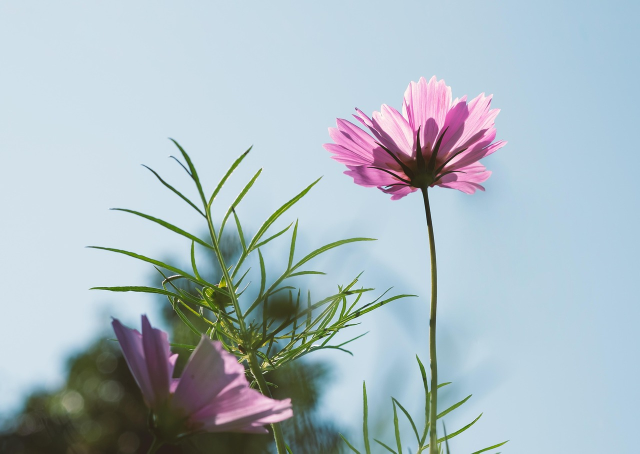
//> input picture opencv_project/resources/test_image.png, 1280 x 907 px (shown at 1/2 size)
$ ./main   (built with g++ and OpenCV 4)
//> lines starting //> are read from the running program, lines starting //| are printed output that depends on the picture; after the words box and inside, x2 and y2 are one past the last pixel; in counts of white or black regions, pixels touching at a corner belong together
#include <opencv2/opencv.hpp>
#include <iostream>
#include <string>
#include <filesystem>

using namespace cv;
using namespace std;
namespace fs = std::filesystem;

#ifdef OUTPUT_DIR
    const string outputDir = OUTPUT_DIR; // 使用 CMake 定义的输出目录
#else
    const string outputDir = "output"; // 默认输出目录
#endif

void saveImageToOutputFolder(const Mat& img, const string& baseFileName) {
    // 确保输出目录存在
    if (!fs::exists(outputDir)) {
        fs::create_directory(outputDir);
    }

    // 自动添加扩展名，例如使用 .png
    string fileNameWithExt = baseFileName + ".png"; // 或者 ".jpg"
    string fullPath = outputDir + "/" + fileNameWithExt;

    bool success = imwrite(fullPath, img);
    if (success) {
        cout << "图像已成功保存至: " << fullPath << endl;
    } else {
        cout << "错误：无法保存图像至: " << fullPath << endl;
        // 这个错误信息会帮助你定位问题
    }
}

int main() {

 //-----------------------TASK_1:实现基础图像处理操作，需要对于任务给定的图片进行以下操作------------------------------//

    // 1. 读取图像
    Mat originalImage = imread("/home/coordsys/zbx/opencv_project/resources/test_image.png");
//> originalImage is the input picture: 907 rows x 1280 cols, CV_8UC3; mean B, G, R 195.1, 187.3, 171.9
    if (originalImage.empty()) {
        cout << "错误：无法读取图像，请检查路径！" << endl;
        return -1;
    }
    saveImageToOutputFolder(originalImage, "TASK_1原始图像");

    // --- 分离任务：创建副本用于绘制 ---
    Mat imageForDrawing = originalImage.clone(); // 创建原始图像的副本
    // --- 图像处理和特征提取使用原始图像 ---
    // 图像颜色空间转换
    Mat grayImage, hsvImage;
    cvtColor(originalImage, grayImage, COLOR_BGR2GRAY); // 使用 originalImage
    saveImageToOutputFolder(grayImage, "TASK_1灰度图");
    cvtColor(originalImage, hsvImage, COLOR_BGR2HSV); // 使用 originalImage
//> hsvImage: 907 rows x 1280 cols, CV_8UC3; mean H, S, V 96.2, 52.1, 201.5
    saveImageToOutputFolder(hsvImage, "TASK_1hsv图");

    // 应用各种滤波操作
    Mat meanFiltered, gaussianFiltered;
    blur(originalImage, meanFiltered, Size(5, 5));
    saveImageToOutputFolder(meanFiltered, "TASK_1均值滤波");
    GaussianBlur(originalImage, gaussianFiltered, Size(5, 5), 0);
    saveImageToOutputFolder(gaussianFiltered, "TASK_1高斯滤波");

    // 提取红色区域
    vector<Scalar> lowerRed = {Scalar(0, 80, 80), Scalar(150, 80, 80)}; // 放宽后的下限
    vector<Scalar> upperRed = {Scalar(20, 255, 255), Scalar(180, 255, 255)}; // 放宽后的上限

    Mat mask1, mask2;
    inRange(hsvImage, lowerRed[0], upperRed[0], mask1);
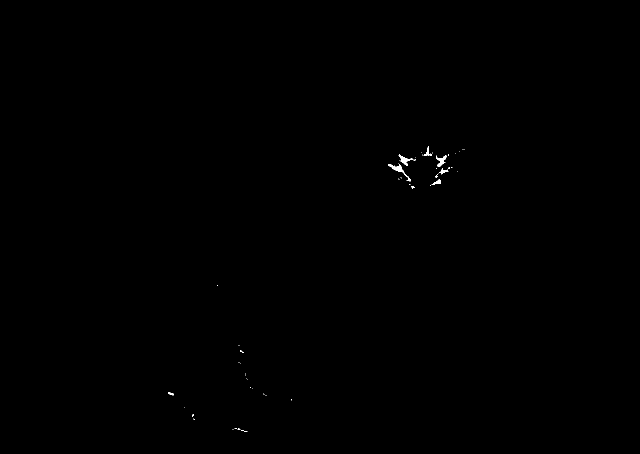
//> mask1: 907 rows x 1280 cols, CV_8UC1 (shown at 1/2 size); 0.11% white; 51 white regions (44 under 20 px), largest, box (x1, y1, x2, y2) and area: (776, 327, 822, 363) 297, (797, 308, 832, 332) 224, (872, 311, 894, 334) 212
    inRange(hsvImage, lowerRed[1], upperRed[1], mask2);
//> mask2: 907 rows x 1280 cols, CV_8UC1; 2.9% white; 75 white regions (61 under 20 px), largest, box (x1, y1, x2, y2) and area: (842, 201, 1002, 386) 12403, (654, 237, 835, 400) 11407, (368, 760, 513, 840) 4198

    Mat mask = mask1 + mask2; // 合并掩膜
//> mask: 907 rows x 1280 cols, CV_8UC1; 3% white; 95 white regions (82 under 20 px)
    saveImageToOutputFolder(mask, "TASK_1提取红色区域的掩膜");

    // 寻找红色区域的轮廓
    vector<vector<Point>> contours;
    findContours(mask, contours, RETR_EXTERNAL, CHAIN_APPROX_SIMPLE);
//> contours = 95 contours, 84 with area under 20; largest, box (x1, y1, x2, y2) and area: (842, 201, 1002, 386) 12292, (654, 237, 835, 400) 11370, (368, 760, 513, 840) 4004, (707, 184, 838, 332) 3278, (289, 684, 315, 738) 633

    // 在副本上绘制圆形、方形和文字
    circle(imageForDrawing, Point(300, 300), 100, Scalar(0, 255, 0), 2); // 绿色圆轮廓
    rectangle(imageForDrawing, Point(400, 100), Point(600, 300), Scalar(255, 0, 0), 2); // 蓝色方形轮廓
    putText(imageForDrawing, "Hello OpenCV", Point(100, 100), FONT_HERSHEY_SIMPLEX, 2, Scalar(0, 0, 255), 2); // 红色文字
    saveImageToOutputFolder(imageForDrawing, "TASK_1绘制图形后的图像");

    Mat imageWithContours = originalImage.clone(); // 再次使用原始图像作为基础
    for (size_t i = 0; i < contours.size(); i++) {
        double area = contourArea(contours[i]);
        if (area > 100) { // 忽略小面积区域
            Rect boundingBox = boundingRect(contours[i]);
            rectangle(imageWithContours, boundingBox.tl(), boundingBox.br(), Scalar(0, 255, 0), 2); // 绘制绿色bounding box
            drawContours(imageWithContours, contours, i, Scalar(255, 0, 0), 2); // 蓝色外轮廓
            cout << "轮廓 " << i + 1 << " 的面积: " << area << endl;
        }
    }
//> this loop made 95 passes
//> (area, boundingBox) on passes 25, 27, 45, 51, 79, 87, 92, 94: (4004.5, Rect(368, 760, 145, 80)), (257.5, Rect(340, 760, 25, 24)), (365, Rect(320, 697, 27, 55)), (633, Rect(289, 684, 26, 54)), (11370.5, Rect(654, 237, 181, 163)), (12291.5, Rect(842, 201, 160, 185)), (160.5, Rect(873, 187, 8, 43)), (3278, Rect(707, 184, 131, 148))
//> area on pass 14: 27
//| 轮廓 25 的面积: 4004.5
//| 轮廓 27 的面积: 257.5
//| 轮廓 45 的面积: 365
//| 轮廓 51 的面积: 633
//| 轮廓 79 的面积: 11370.5
//| 轮廓 87 的面积: 12291.5
//| 轮廓 92 的面积: 160.5
//| 轮廓 94 的面积: 3278
//> (output is shown up to pass 94 of 95)
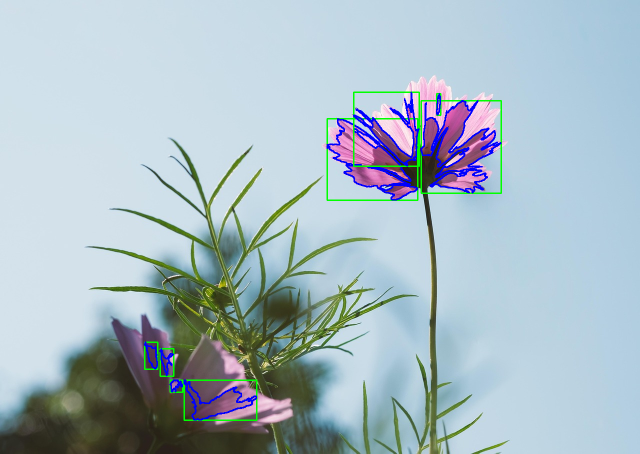
//> imageWithContours: 907 rows x 1280 cols, CV_8UC3 (shown at 1/2 size); 2.03% of pixels changed, all inside (x1, y1, x2, y2) = (288, 183, 1004, 842)
    saveImageToOutputFolder(imageWithContours, "TASK_1带有红色区域轮廓的图像"); // 显示在原始图像上的检测结果

    // 提取高亮颜色区域并对其进行形态学处理（这里是灰度图像与二值图像）
    // 分离HSV通道
    vector<Mat> channels;
    split(hsvImage, channels);
    Mat vChannel = channels[2];
    Mat binaryVChannel;
    vChannel.copyTo(binaryVChannel);

    // 对V通道的副本进行二值化处理，提取高亮区域
    threshold(binaryVChannel, binaryVChannel, 0, 255, THRESH_BINARY + THRESH_OTSU);
//> binaryVChannel: 907 rows x 1280 cols, CV_8UC1; 82% white; 85 black regions (71 under 20 px), largest, box (x1, y1, x2, y2) and area: (0, 278, 837, 907) 179427, (732, 241, 986, 907) 26363, (726, 760, 742, 907) 1174

    // 显示原始的V通道（灰度图像）
    saveImageToOutputFolder(vChannel, "TASK_1V通道灰度图像");

    // 显示二值化的V通道（二值图像）
    saveImageToOutputFolder(binaryVChannel, "TASK_1V通道二值化图像");

    // 腐蚀
    Mat erodedImage;
    Mat element = getStructuringElement(MORPH_RECT, Size(5, 5), Point(-1, -1));// 定义结构元素大小，例如 5x5
    erode(binaryVChannel, erodedImage, element); // 执行腐蚀
//> erodedImage: 907 rows x 1280 cols, CV_8UC1; 78.2% white; 19 black regions, largest, box (x1, y1, x2, y2) and area: (0, 276, 839, 907) 208207, (686, 213, 988, 907) 39897, (724, 758, 744, 907) 1826
    saveImageToOutputFolder(erodedImage, "TASK_1腐蚀后的图像"); // 保存腐蚀后的图像

    // 膨胀（这里指的是先腐蚀后膨胀的操作，即为开操作）
    Mat dilatedImage;
    dilate(erodedImage, dilatedImage, element);// 使用相同的结构元素
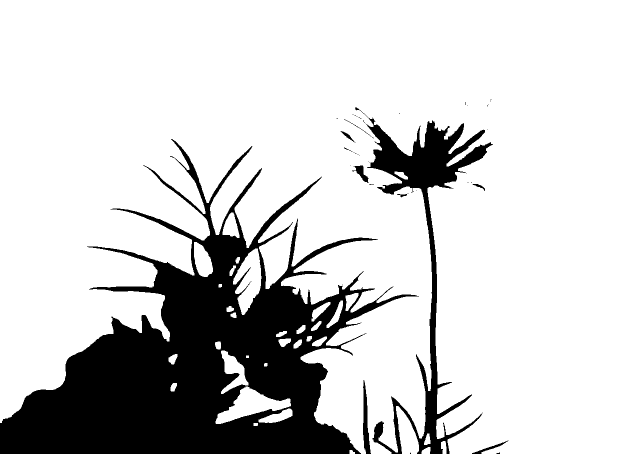
//> dilatedImage: 907 rows x 1280 cols, CV_8UC1 (shown at 1/2 size); 81.3% white; 43 black regions (33 under 20 px), largest, box (x1, y1, x2, y2) and area: (0, 278, 837, 907) 185267, (710, 215, 986, 907) 29138, (726, 760, 742, 907) 1182
    saveImageToOutputFolder(dilatedImage, "TASK_1先腐蚀后膨胀的图像");// 保存膨胀后的图像

    // 漫水
    Mat floodFilled = dilatedImage.clone();
    Point seedPoint(100, 100);
    Scalar newVal(255); // 填充为白色
    Scalar loDiff(0), upDiff(0); // 在二值图像中，颜色差异设为 0（因为我们只关心连通性）
    int flags = 4; // 4-连通 + 填充值为 255（如果使用掩膜，可以设置 (255 << 8)）
    floodFill(floodFilled, seedPoint, newVal, nullptr, loDiff, upDiff, flags);// 执行漫水填充
    saveImageToOutputFolder(floodFilled, "TASK_1漫水填充后的图像");

    // 图像旋转 35 度
    Point2f centerRot(originalImage.cols / 2.0F, originalImage.rows / 2.0F);
//> centerRot = Point(640, 453.5)
    Mat rotMat = getRotationMatrix2D(centerRot, 35, 1.0);
    Mat rotatedImage;
    warpAffine(originalImage, rotatedImage, rotMat, originalImage.size()); // 使用 originalImage
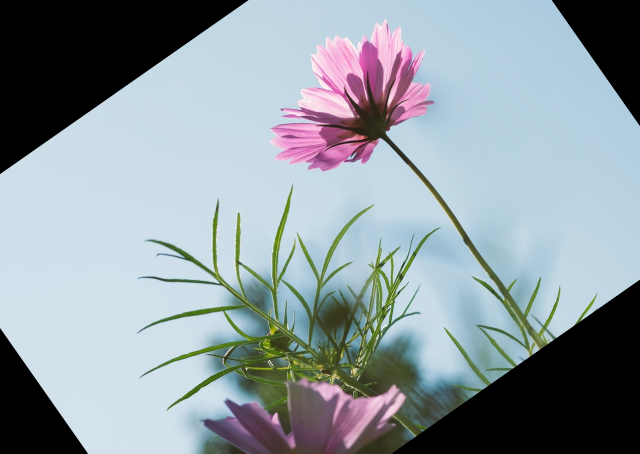
//> rotatedImage: 907 rows x 1280 cols, CV_8UC3 (shown at 1/2 size); mean B, G, R 162.2, 155.5, 143.5
    saveImageToOutputFolder(rotatedImage, "TASK_1旋转后的图像");

    // 图像裁剪为原图的左上角 1/4
    Mat croppedImage = originalImage(Rect(0, 0, originalImage.cols / 2, originalImage.rows / 2)); // 使用 originalImage
    saveImageToOutputFolder(croppedImage, "TASK_1裁剪后的图像");

 //-----------------------TASK_2:实际应用：识别出给定图片二的装甲板区域------------------------------//

    // 1. 读取图像
    Mat originalImage2 = imread("/home/coordsys/zbx/opencv_project/resources/test_image_2.png");
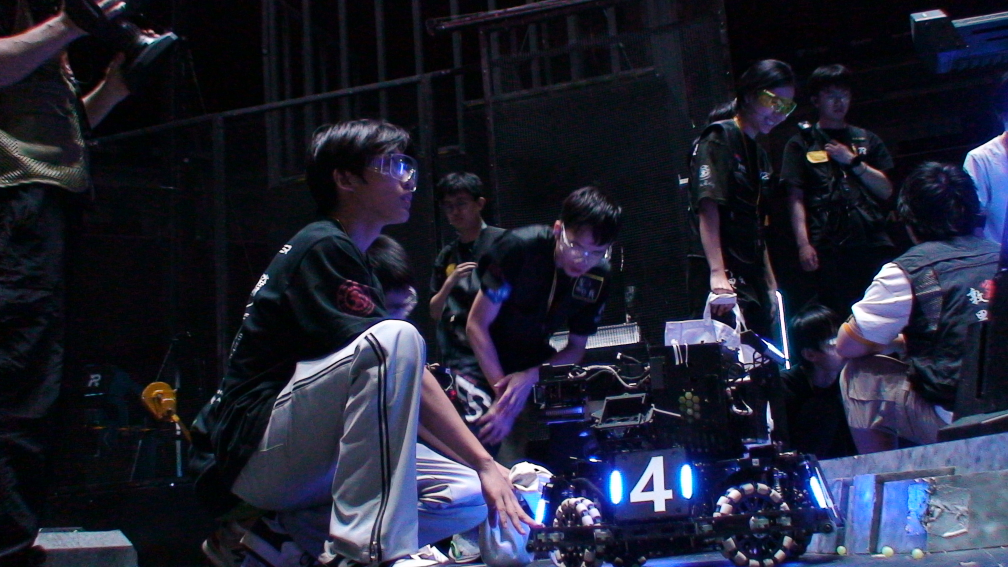
//> input picture opencv_project/resources/test_image_2.png, 2016 x 1134 px (shown at 1/2 size)
//> originalImage2 is the input picture: 1134 rows x 2016 cols, CV_8UC3; mean B, G, R 51.6, 35, 32.9
    if (originalImage2.empty()) {
        cout << "错误：无法读取图像，请检查路径！" << endl;
        return -1;
    }
    saveImageToOutputFolder(originalImage2, "TASK_2原始图像");

    Mat imageForDrawing2 = originalImage2.clone();

    // [18 lines of commented-out code are left out]

    Mat grayImage2;
    cvtColor(originalImage2, grayImage2, COLOR_BGR2GRAY); // 使用 originalImage
    saveImageToOutputFolder(grayImage2, "TASK_2灰度图");

    Mat meanFiltered2;
    blur(grayImage2, meanFiltered2, Size(5, 5));
    saveImageToOutputFolder(meanFiltered2, "TASK_2灰度图均值滤波");

    double thresholdValue = 225;  // 阈值
    double maxValue = 255;        // 最大值（超过阈值时设置为此值）
    Mat binaryImage2;
    threshold(grayImage2, binaryImage2, thresholdValue, maxValue, cv::THRESH_BINARY);
//> binaryImage2: 1134 rows x 2016 cols, CV_8UC1; 1% white; 167 white regions (102 under 20 px), largest, box (x1, y1, x2, y2) and area: (1262, 914, 1344, 1021) 3506, (663, 640, 830, 726) 3018, (1704, 574, 1822, 642) 1734
    saveImageToOutputFolder(binaryImage2, "TASK_2灰度图二值化结果");

    Mat erodedImage2;
    erode(binaryImage2, erodedImage2, element); // 执行腐蚀
//> erodedImage2: 1134 rows x 2016 cols, CV_8UC1; 0.44% white; 59 white regions (32 under 20 px), largest, box (x1, y1, x2, y2) and area: (1264, 931, 1342, 1019) 2179, (739, 642, 822, 682) 1355, (1224, 944, 1241, 1005) 829
    saveImageToOutputFolder(erodedImage2, "TASK_2腐蚀后的图像"); // 保存腐蚀后的图像

    // 膨胀（这里指的是先腐蚀后膨胀的操作，即为开操作）
    Mat dilatedImage2;
    dilate(erodedImage2, dilatedImage2, element);// 使用相同的结构元素
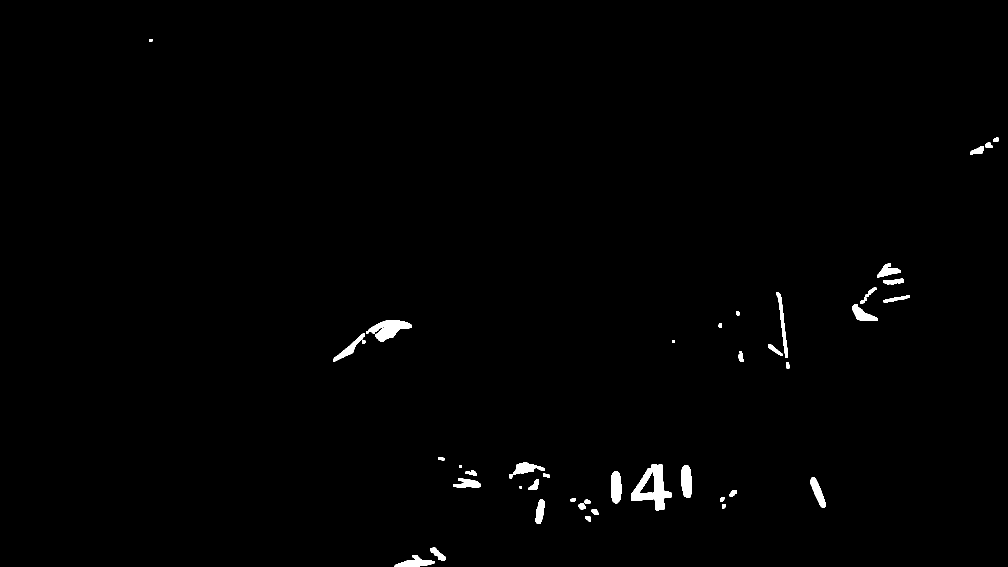
//> dilatedImage2: 1134 rows x 2016 cols, CV_8UC1 (shown at 1/2 size); 0.82% white; 43 white regions
    saveImageToOutputFolder(dilatedImage2, "TASK_2先腐蚀后膨胀的图像");// 保存膨胀后的图像

    // --- 检测白色区域，绘制外接矩形，并判断长宽比与填充比例是否符合要求。

    Mat resultImage2 = originalImage2.clone(); // 用于绘制结果（彩色图上画框）
    Mat temp = dilatedImage2.clone();          // findContours 会修改原图

    std::vector<cv::Vec4i> hierarchy;

    // 1. 查找所有轮廓
    cv::findContours(temp, contours, hierarchy, cv::RETR_EXTERNAL, cv::CHAIN_APPROX_SIMPLE);
//> contours = 43 contours, 1 with area under 20; largest, box (x1, y1, x2, y2) and area: (1262, 928, 1344, 1021) 3798, (732, 640, 824, 684) 1888, (1222, 942, 1243, 1007) 1087, (1363, 931, 1383, 996) 1068, (789, 1110, 869, 1134) 854

    // 2. 遍历每个轮廓
    for (size_t i = 0; i < contours.size(); ++i) {
        // 计算轮廓面积
        double contourArea = cv::contourArea(contours[i]);

        // 过滤太小的区域
        if (contourArea < 50) {
            continue;
        }

        // 获取最小外接旋转矩形
        cv::RotatedRect rotatedRect = cv::minAreaRect(contours[i]);
        double rectArea = rotatedRect.size.width * rotatedRect.size.height;

        // 计算“填充比例” = 轮廓面积 / 外接矩形面积
        double fillRatio = contourArea / rectArea;

        // 计算长宽比（保证 >= 1）
        double width = rotatedRect.size.width;
        double height = rotatedRect.size.height;
        double aspectRatio = std::max(width, height) / std::min(width, height);

        // 输出信息
        std::cout << "区域 " << i
                << "：轮廓面积=" << contourArea
                << ", 矩形面积=" << rectArea
                << ", 填充比例=" << std::fixed << std::setprecision(2) << fillRatio
                << ", 长宽比=" << aspectRatio << std::endl;

        // 🔍 综合判断条件（更鲁棒！）
        if (
            aspectRatio > 3.0 && aspectRatio < 3.5 &&  // 细长条
            fillRatio > 0.8 && fillRatio <= 1.0 &&     // 实心程度高（不是空壳或散点）
            contourArea > 100                            // 面积不能太小
        ) {
            // 绘制旋转矩形
            cv::Point2f rectPoints[4];
            rotatedRect.points(rectPoints);
            for (int j = 0; j < 4; ++j) {
                cv::line(resultImage2, rectPoints[j], rectPoints[(j + 1) % 4], cv::Scalar(0, 255, 0), 2);
            }

            // 标注文本
            std::ostringstream label;
            label << "AR:" << std::setprecision(2) << aspectRatio
                << " FR:" << fillRatio;
            cv::putText(resultImage2, label.str(),
                        cv::Point(rotatedRect.center.x - 40, rotatedRect.center.y - 15),
                        cv::FONT_HERSHEY_SIMPLEX, 0.6, cv::Scalar(0, 255, 0), 2);

            // 可选：绘制中心点
            cv::circle(resultImage2, rotatedRect.center, 3, cv::Scalar(0, 0, 255), -1);
        }
        else {
            // 可选：用浅色标出未通过筛选的区域（如灰色）
            cv::Point2f rectPoints[4];
            rotatedRect.points(rectPoints);
            for (int j = 0; j < 4; ++j) {
                cv::line(resultImage2, rectPoints[j], rectPoints[(j + 1) % 4], cv::Scalar(128, 128, 128), 1);
            }
        }
    }
//> this loop made 43 passes
//> (contourArea, rotatedRect, rectArea, fillRatio, width, height, aspectRatio) on passes 1, 2, 3, 4, 6, 7, 8: (854.5, centre (828.5, 1121.5), size (23, 79), angle -90, 1817, 0.47, 23, 79, 3.43), (346, centre (874.9, 1108.2), size (13.2, 37.1), angle -48.2, 490.5, 0.705, 13.22, 37.11, 2.81), (78, centre (1176, 1037), size (10, 10), angle -90, 100, 0.78, 10, 10, 1), (110, centre (1189.5, 1023.5), size (11, 13), angle -90, 143, 0.769, 11, 13, 1.18), (122.5, centre (1164, 1012.5), size (11, 14), angle -90, 154, 0.795, 11, 14, 1.27), (73, centre (1174.5, 1003), size (8, 11), angle -90, 88, 0.83, 8, 11, 1.38), (581.5, centre (1079.4, 1022.9), size (48.9, 15.1), angle -82.9, 739.5, 0.786, 48.87, 15.13, 3.23)
//> contourArea on passes 5, 20, 27, 28, 30, 32: 44.5, 20, 29.5, 24.5, 45, 39.5
//| 区域 0：轮廓面积=854.5, 矩形面积=1817, 填充比例=0.47, 长宽比=3.43
//| 区域 1：轮廓面积=346.00, 矩形面积=490.46, 填充比例=0.71, 长宽比=2.81
//| 区域 2：轮廓面积=78.00, 矩形面积=100.00, 填充比例=0.78, 长宽比=1.00
//| 区域 3：轮廓面积=110.00, 矩形面积=143.00, 填充比例=0.77, 长宽比=1.18
//| 区域 5：轮廓面积=122.50, 矩形面积=154.00, 填充比例=0.80, 长宽比=1.27
//| 区域 6：轮廓面积=73.00, 矩形面积=88.00, 填充比例=0.83, 长宽比=1.38
//| 区域 7：轮廓面积=581.50, 矩形面积=739.51, 填充比例=0.79, 长宽比=3.23
//| 区域 8：轮廓面积=52.00, 矩形面积=60.00, 填充比例=0.87, 长宽比=1.67
//> (output is shown up to pass 9 of 43)
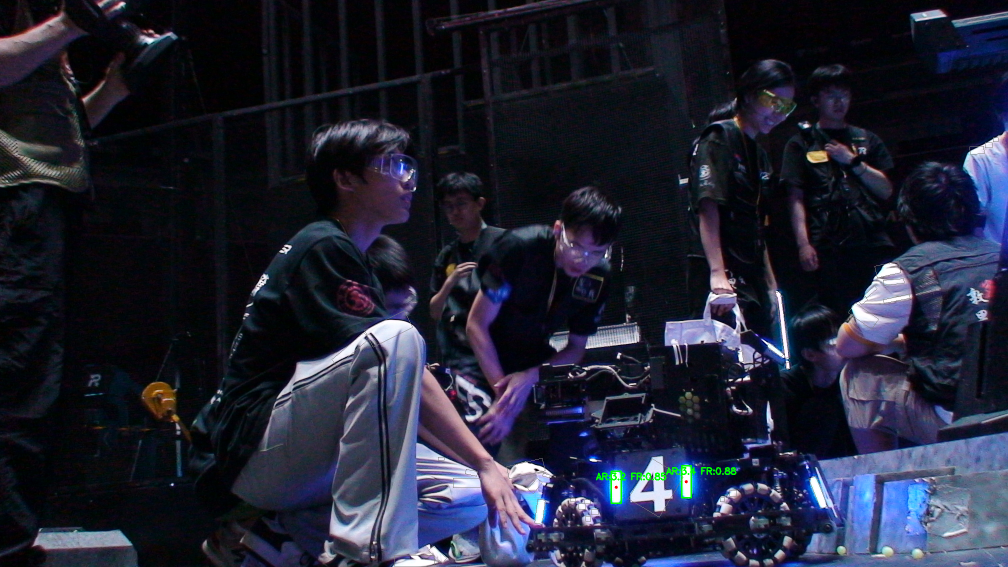
//> resultImage2: 1134 rows x 2016 cols, CV_8UC3 (shown at 1/2 size); 0.27% of pixels changed, all inside (x1, y1, x2, y2) = (663, 275, 1997, 1134)

    // 保存结果
    saveImageToOutputFolder(resultImage2, "TASK_2最终检测结果_带旋转矩形框_增强判断");
 //-------------------------------------------------------------------------------------------//
    destroyAllWindows();
    return 0;
}
